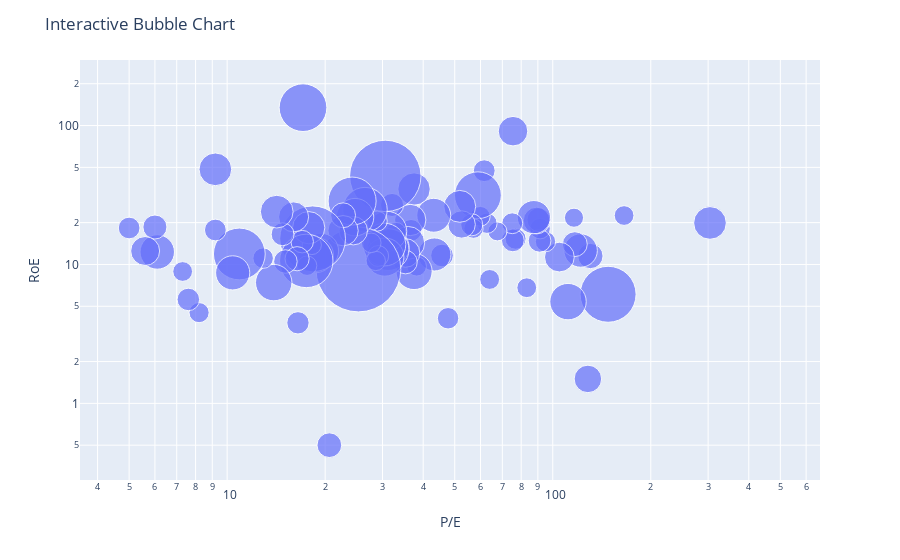

Here is the notebook cell this chart was saved with:
### Code cell
import matplotlib.pyplot as plt

import seaborn as sns

import plotly.express as px

fig = px.scatter(df, x='P/E (x)', y='RoE (5 yrs, Avg. %)', size='MCap (Rs m)', hover_name='Company',
                 log_x=True, log_y=True, size_max=60)

fig.update_layout(title='Interactive Bubble Chart', xaxis_title='P/E', yaxis_title='RoE')

fig.show()

### Figure 1 — Plotly figure (JSON) as saved in the notebook; plotly's stock layout.template omitted (floating-point values rounded to 4 significant figures)
{"data": [{"hovertemplate": "<b>%{hovertext}</b><br><br>P/E (x)=%{x}<br>RoE (5 yrs, Avg. %)=%{y}<br>MCap (Rs m)=%{marker.size}<extra></extra>", "hovertext": ["ZOMATO", "ADANI GREEN ENERGY ", "ADANI TOTAL GAS", "BHARTI AIRTEL", "TRENT", "DLF", "AVENUE SUPERMARTS ", "ABB INDIA", "CG POWER & INDUSTRIAL", "ADANI ENTERPRISES", "SIEMENS", "ADANI TRANSMISSION", "HAVELLS INDIA", "MACROTECH DEVELOPERS", "PIDILITE INDUSTRIES", "VARUN BEVERAGES", "TITAN", "TATA CONSUMER", "HDFC LIFE INSURANCE", "NESTLE", "SBI LIFE INSURANCE ", "DIVIS LABORATORIES", "CUMMINS INDIA", "JSW ENERGY", "TVS MOTORS", "BRITANNIA", "DABUR", "HUL", "POLYCAB INDIA", "TECH MAHINDRA", "BHARAT ELECTRONICS", "ASIAN PAINTS", "INDIAN OVERSEAS BANK", "TATA POWER", "ULTRATECH CEMENT", "HINDUSTAN AERO.", "MOTHERSON SUMI", "SUN PHARMA", "HINDUSTAN ZINC", "EICHER MOTOR", "BAJAJ AUTO", "ADANI PORTS & SEZ", "IRFC", "AMBUJA CEMENT", "CHOLAMANDALAM INVEST", "L&T INFOTECH", "M&M", "L&T", "BAJAJ FINANCE", "TCS", "MARUTI SUZUKI", "HDFC", "CIPLA", "HERO MOTOCORP", "NHPC", "CADILA HEALTHCARE", "ITC", "RELIANCE IND.", "HCL TECHNOLOGIES", "JSW STEEL", "INFOSYS", "WIPRO", "VEDANTA", "INTERGLOBE AVIATION (INDIGO)", "KOTAK MAHINDRA BANK", "NTPC", "HDFC BANK", "DR. REDDYS LAB", "POWER GRID", "JINDAL STEEL & POWER", "ICICI BANK", "LIFE INSURANCE CORPORATION", "GAIL", "PNB", "GRASIM", "BAJAJ FINSERV", "HINDALCO", "MOTILAL OSWAL", "ADANI POWER", "AXIS BANK", "INDUSIND BANK", "SBI", "TATA MOTORS", "REC", "COAL INDIA", "UNION BANK", "BANK OF BARODA", "CANARA BANK", "ONGC", "POWER FINANCE CORPORATION", "IOC", "BPCL"], "legendgroup": "", "marker": {"color": "#636efa", "size": [162.5, 295.2, 107.6, 866.3, 176.7, 209.1, 308.8, 171.0, 101.3, 366.9, 244.8, 113.9, 116.2, 142.8, 158.8, 197.3, 305.7, 108.2, 121.1, 241.4, 142.8, 120.1, 99.8, 109.3, 114.3, 131.6, 108.6, 605.4, 102.9, 134.6, 206.9, 280.9, 127.2, 141.7, 302.0, 317.4, 106.2, 361.6, 290.7, 130.4, 271.5, 297.9, 226.9, 153.2, 112.5, 147.4, 355.3, 485.7, 445.8, 1408.0, 402.9, 505.4, 120.9, 111.4, 103.7, 106.3, 548.2, 1989.0, 388.3, 223.0, 636.6, 253.3, 171.2, 168.7, 348.5, 349.8, 1196.0, 101.1, 287.7, 104.8, 789.0, 628.5, 139.8, 137.7, 161.8, 249.6, 152.9, 144.8, 295.9, 366.6, 116.2, 740.7, 322.6, 130.8, 295.2, 111.9, 140.0, 107.9, 327.6, 159.6, 231.7, 130.2], "sizemode": "area", "sizeref": 0.5525, "symbol": "circle"}, "mode": "markers", "name": "", "orientation": "v", "showlegend": false, "type": "scatter", "x": [462.9, 304, 165.6, 147.9, 130.5, 128.2, 121.8, 116.9, 116.2, 111.4, 104.8, 95, 91.4, 91.1, 90.7, 89.2, 87.5, 83.2, 76.9, 75.5, 75.4, 75.1, 67.6, 64, 62.8, 61.6, 59.9, 58.9, 57.1, 56.4, 52.5, 51.8, 47.7, 45.7, 43.3, 43.1, 38.2, 37.5, 37.5, 36.7, 36.5, 36, 35.3, 35.3, 33, 32.1, 31.9, 31.2, 30.9, 30.6, 30.5, 30.4, 29.1, 28.9, 28.6, 27.7, 26.5, 25.3, 24.7, 24.4, 24.2, 22.7, 22.7, 20.6, 19.4, 18.7, 18.3, 18.2, 17.8, 17.6, 17.5, 17.1, 17, 16.5, 16.4, 16, 15.1, 14.8, 14.2, 13.9, 12.9, 10.9, 10.4, 9.2, 9.2, 8.2, 7.6, 7.3, 6.1, 6, 5.6, 5], "xaxis": "x", "y": [0, 19.9, 22.5, 6.1, 11.5, 1.5, 12.6, 14, 21.7, 5.4, 11.3, 14.6, 18.1, 14.8, 21, 20.7, 21.9, 6.8, 15.3, 91.1, 14.9, 19.8, 17.3, 7.8, 19.8, 47.3, 22.2, 31.5, 18.1, 19.3, 19.4, 26.2, 4.1, 11.6, 11.8, 22.6, 9.7, 8.9, 34.9, 17.6, 20.9, 14.3, 12.1, 10.4, 17, 26.8, 13.3, 12.8, 17.3, 43.4, 11.3, 13.9, 11.5, 20.5, 10.6, 14.3, 24.8, 9.2, 21.9, 17.5, 28.6, 17.5, 22.6, 0.5, 12.5, 11.7, 15.3, 13.8, 18.4, 9.8, 10.6, 134.5, 14.6, 3.8, 11, 22, 10.5, 16.5, 24, 7.4, 11.1, 11.9, 8.7, 17.7, 48.4, 4.5, 5.6, 8.9, 12.3, 18.6, 12.5, 18.3], "yaxis": "y"}], "layout": {"legend": {"itemsizing": "constant", "tracegroupgap": 0}, "margin": {"t": 60}, "title": {"text": "Interactive Bubble Chart"}, "xaxis": {"anchor": "y", "domain": [0, 1], "title": {"text": "P/E"}, "type": "log"}, "yaxis": {"anchor": "x", "domain": [0, 1], "title": {"text": "RoE"}, "type": "log"}}}
